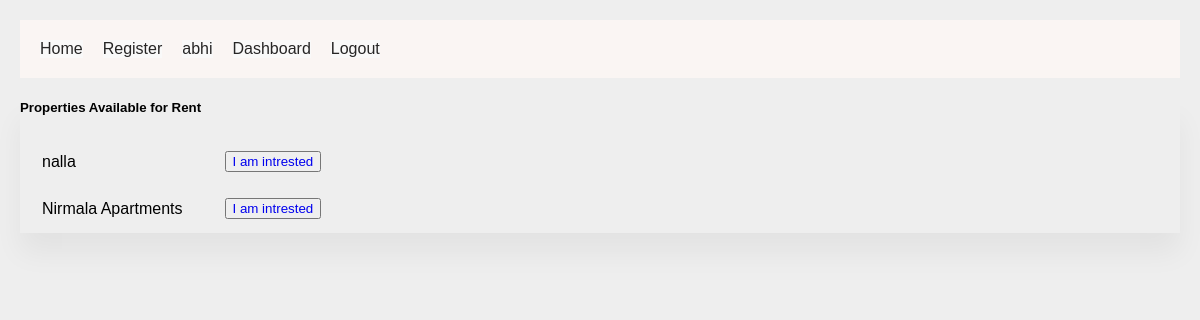
/buyer_dashboard (signed in), run on an earlier commit of the app's database.
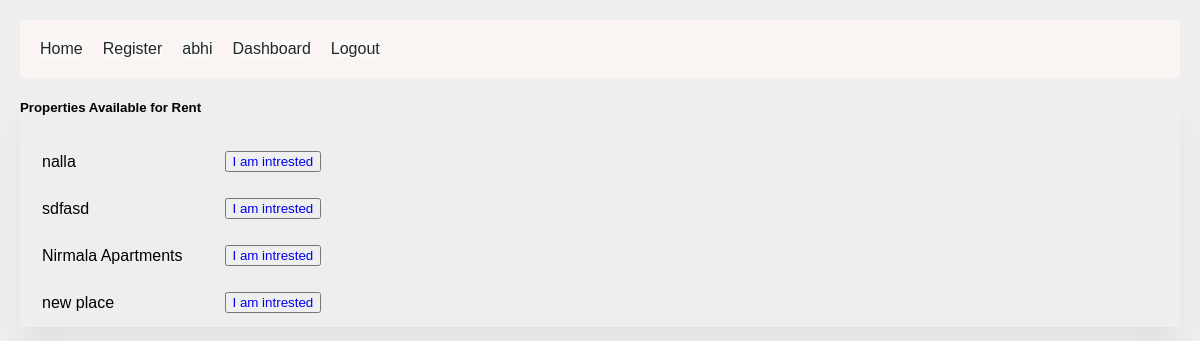
And on a later commit of the database.
### models.py (models this page shows, shortened)
class Property(Base):
    __tablename__ = 'properties'
    id = Column(Integer, primary_key=True)
    email = Column(String(120))
    place = Column(String(100))
    area = Column(String(100))
    bedrooms = Column(Integer)
    bathrooms = Column(Integer)
    nearby_hospitals = Column(String(200))
    nearby_colleges = Column(String(200))
    user_id = Column(Integer, ForeignKey('users.id'))
    user = relationship("User")

### app.py (the view)
@app.route('/buyer_dashboard')
def buyer_dashboard():
    if session:
        properties = db_session.query(Property).all()
        return render_template('buyer_dashboard.html', properties=properties)
    return redirect(url_for('login'))

### app.py (called while the page is built)
@app.teardown_appcontext
def shutdown_session(exception=None):
    db_session.remove()

### templates/buyer_dashboard.html (shortened to what this page needs)
<!DOCTYPE html>
<html lang="en">
<head>
    <link rel="stylesheet" href="{{ url_for('static', filename='styles.css') }}">
    <link href="https://maxcdn.bootstrapcdn.com/font-awesome/4.7.0/css/font-awesome.min.css" rel="stylesheet" />
</head>
<body>
    {% include 'navbar.html' %}
    <div class="container">
        <div class="row">
            <div class="col-12 mb-3 mb-lg-5">
                <div class="overflow-hidden card table-nowrap table-card">
                    <div class="card-header d-flex justify-content-between align-items-center">
                        <h5 class="mb-0">Properties Available for Rent</h5>
                    </div>
                    <div class="table-responsive">
                        <table class="table mb-0">
                            {% for property in properties %}
                            <tr class="align-middle">
                                <td>
                                    {{ property.place }}
                                </td>
                                <td class="text-end">
                                    <button><a href="{{ url_for('property_detail', property_id=property.id) }}">I am intrested</a></button>
                                </td>
                            </tr>
                            {% endfor %}
                    </table>
                </div>
            </div>
        </div>
    </div>
</div>
</body>
</html>

What changed in the data, as far as the page shows it:
added Property: place "sdfasd"
added Property: place "new place"
